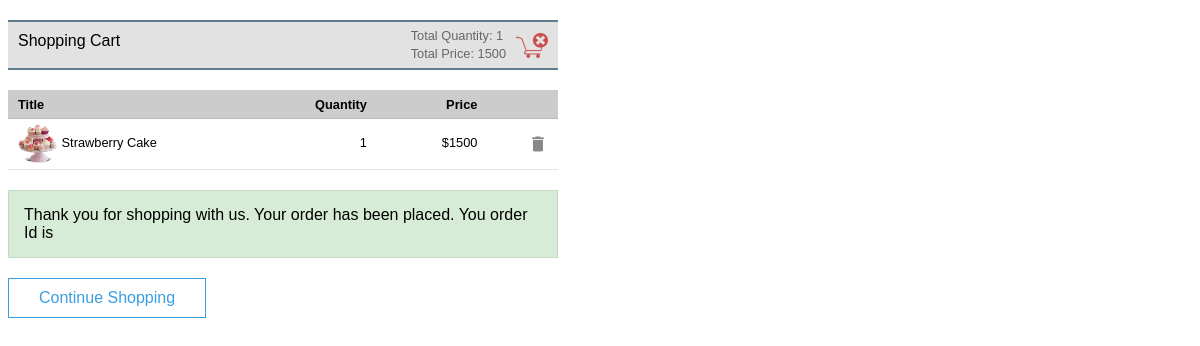
The page /response.php on the database its author committed.
### tables this page shows
CREATE TABLE IF NOT EXISTS `tbl_cart` (
  `id` int(11) NOT NULL AUTO_INCREMENT,
  `product_id` int(11) NOT NULL,
  `quantity` int(11) NOT NULL,
  `member_id` int(11) NOT NULL,
  PRIMARY KEY (`id`)
);

CREATE TABLE IF NOT EXISTS `tbl_product` (
  `id` int(8) NOT NULL AUTO_INCREMENT,
  `name` varchar(255) NOT NULL,
  `code` varchar(255) NOT NULL,
  `image` text NOT NULL,
  `price` double(10,2) NOT NULL,
  PRIMARY KEY (`id`),
  UNIQUE KEY `product_code` (`code`)
);

### ShoppingCart.php (called while the page is built, shortened)
<?php
require_once "DBController.php";
class ShoppingCart extends DBController
{
    function getMemberCartItem($member_id)
    {
        $query = "SELECT tbl_product.*, tbl_cart.id as cart_id,tbl_cart.quantity FROM tbl_product, tbl_cart WHERE
            tbl_product.id = tbl_cart.product_id AND tbl_cart.member_id = ?";
        $params = array(
            array(
                "param_type" => "i",
                "param_value" => $member_id
            )
        );
        $cartResult = $this->getDBResult($query, $params);
        return $cartResult;
    }
}

### DBController.php (called while the page is built, shortened)
<?php
class DBController
{
    private $host = "localhost";
    private $user = "root";
    private $password = "";
    private $database = "shopping_cart";
    private static $conn;
    function __construct()
    {
        $this->conn = mysqli_connect($this->host, $this->user, $this->password, $this->database);
    }
    function getDBResult($query, $params = array())
    {
        $sql_statement = $this->conn->prepare($query);
        if (! empty($params)) {
            $this->bindParams($sql_statement, $params);
        }
        $sql_statement->execute();
        $result = $sql_statement->get_result();
        if ($result->num_rows > 0) {
            while ($row = $result->fetch_assoc()) {
                $resultset[] = $row;
            }
        }
        if (! empty($resultset)) {
            return $resultset;
        }
    }
    function bindParams($sql_statement, $params)
    {
        $param_type = "";
        foreach ($params as $query_param) {
            $param_type .= $query_param["param_type"];
        }
        $bind_params[] = & $param_type;
        foreach ($params as $k => $query_param) {
            $bind_params[] = & $params[$k]["param_value"];
        }
        call_user_func_array(array(
            $sql_statement,
            'bind_param'
        ), $bind_params);
    }
}

### cart-list.php (the view)
<div class="shopping-cart-table">
        <div class="cart-item-container header">
            <div class="cart-info title">Title</div>
            <div class="cart-info">Quantity</div>
            <div class="cart-info price">Price</div>
        </div>
<?php
            foreach ($cartItem as $item) {
                ?>
				<div class="cart-item-container">
            <div class="cart-info title">
                <img class="cart-image"
                    src="<?php echo $item["image"]; ?>">
                    <?php echo $item["name"]; ?>
                </div>
            <div class="cart-info">
                        <?php echo $item["quantity"]; ?>
                    </div>
            <div class="cart-info price">
                        <?php echo "$".$item["price"]; ?>
                    </div>
            <div class="cart-info action">
                <a
                    href="index.php?action=remove&id=<?php echo $item["cart_id"]; ?>"
                    class="btnRemoveAction"><img
                    src="image/icon-delete.png" alt="icon-delete"
                    title="Remove Item" /></a>
            </div>
        </div>
				<?php
            }
            ?>
</div>

### style.css (style rules this page uses)
body { max-width: 550px; font-family: Arial; }
.cart-image { width: 40px; height: 40px; border-radius: 50%; vertical-align: middle; }
.cart-info { text-align: right; display:inline-block; width:15%; font-size: 0.8em; }
.cart-info.title { width:50%; text-align: left; }
.cart-info.price { min-width:20%; position:relative; }
.cart-info.action { width: 5%; float: right; padding: 10px 0px; }
.cart-item-container { padding: 5px 10px; border-bottom: #e2e2e2 1px solid; }
.cart-item-container.header { background: #CCC; border-bottom: #b9b8b8 1px solid; font-weight: bold; }

### rows shown on the page
tbl_cart: product.image (picture), product.name "Strawberry Cake", quantity "1", product.price "1500"

### other values the page prints
$item_quantity "1"
$item_price "1500"
